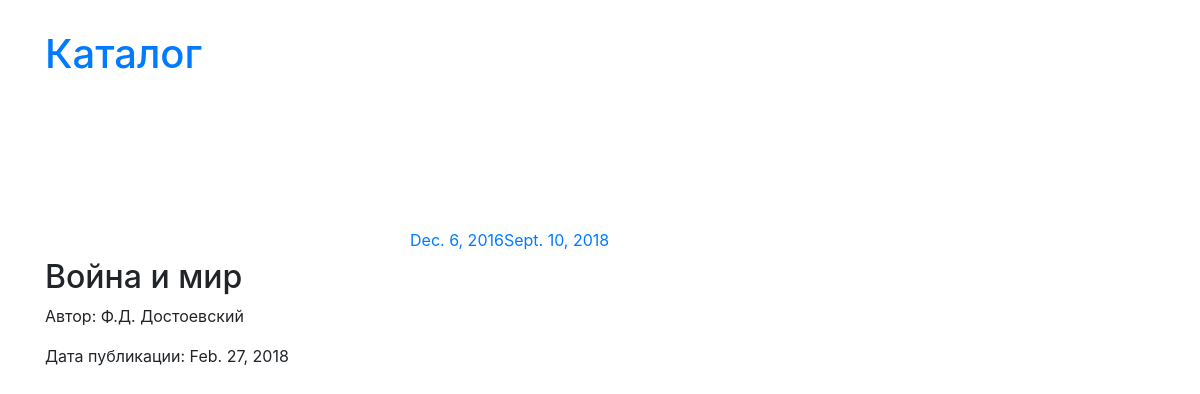
The page /books/2018-02-27/ on the database its author committed.
### books/models.py (models this page shows)
class Book(models.Model):
    name = models.CharField(u'Название', max_length=64)
    author = models.CharField(u'Автор', max_length=64)
    pub_date = models.DateField(u'Дата публикации')
    def __str__(self):
        return self.name + " " + self.author

### books/views.py (the view)
# urls.py: path('books/<pub_date>/', one_book)
def one_book(request, pub_date):
    new_date = pub_date
    try:
        new_date = datetime.datetime.strptime(pub_date, '%b. %d, %Y').date()
    except ValueError:
        pass
    book = Book.objects.get(pub_date=new_date)
    prev_book = book.get_previous_by_pub_date()
    next_book = book.get_next_by_pub_date()
    context = {
        'prev_book': prev_book,
        'book': book,
        'next_book': next_book
    }
    print(context)
    return render(
        request,
        'books/one_book.html',
        context
    )

### templates/books/one_book.html (shortened to what this page needs)
{% extends "base.html" %}
{% load static %}
{% block content %}
    <div class="container">
        <div class="header">
            <h1><a href="/books">Каталог</a></h1>
        </div>
        <div class="row">
            <div class="book col-md-4">
                <h2>{{ book.name }}</h2>
                <p>Автор: {{ book.author }}</p>
                <p>Дата публикации: {{ book.pub_date }}</p>
            </div>
            <a href="/books/{{ prev_book.pub_date }}">{{ prev_book.pub_date }}</a>
            <a href="/books/{{ next_book.pub_date }}">{{ next_book.pub_date }}</a>
        </div>
    </div>
{% endblock %}

### static/css/style.css (style rules this page uses)
.header { margin-top: 30px; margin-bottom: 150px; }
.book { margin-top: 30px; margin-bottom: 30px; }

### rows shown on the page
Book: name "Война и мир", author "Ф.Д. Достоевский", pub_date "Feb. 27, 2018"
Book: pub_date "Dec. 6, 2016"
Book: pub_date "Sept. 10, 2018"
